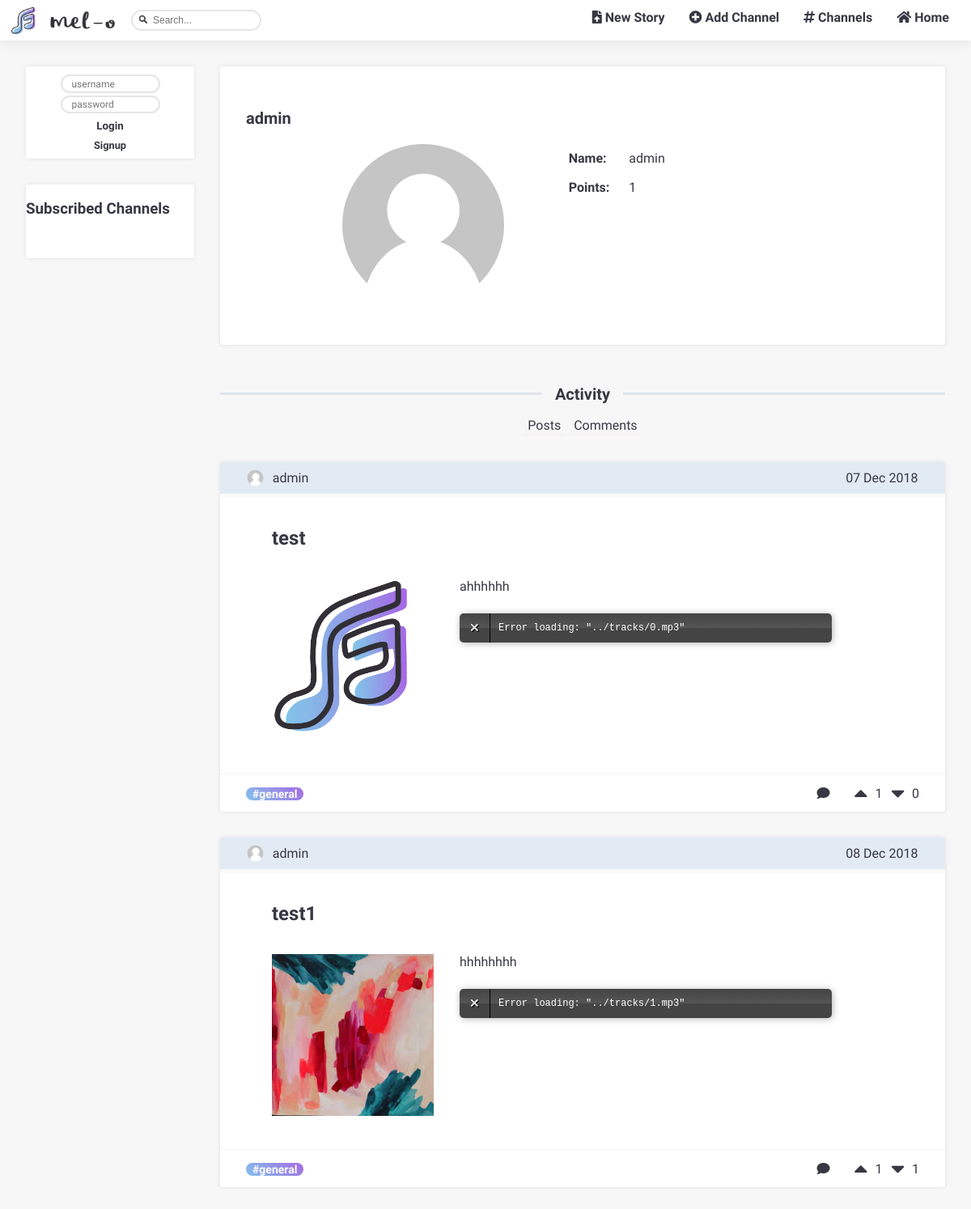
/pages/profile.php?user=admin, run on an earlier commit of the app's database.
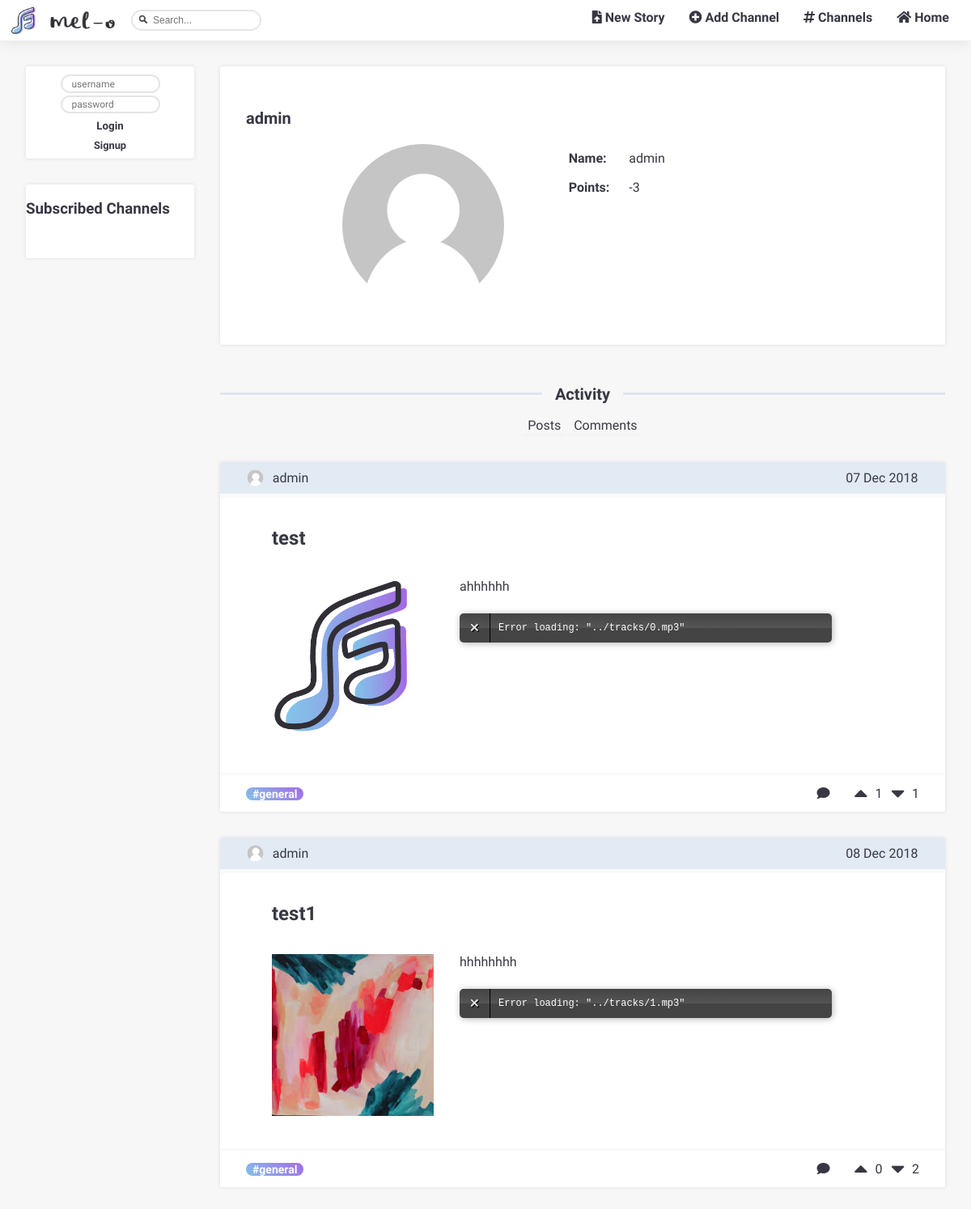
And on a later commit of the database.
### tables this page shows
CREATE TABLE users (
  username VARCHAR PRIMARY KEY,
  password VARCHAR,
  name VARCHAR,
  birth_day INTEGER,
  gender VARCHAR,
  email VARCHAR,
  nationality VARCHAR,
  points INTEGER
);

CREATE TABLE stories (
  id INTEGER PRIMARY KEY,
  title VARCHAR,
  text VARCHAR,
  author VARCHAR REFERENCES users,
  datetime DATETIME,
  upvotes INTEGER,
  downvotes INTEGER,
  channel VARCHAR REFERENCES channels
);

### database/db_account.php (called while the page is built, shortened)
<?php
  include('../database/db_connection.php');
  function getUserData($username)
  {
    global $db;
    $stmt = $db->prepare('SELECT *
                         FROM users WHERE username = ?');
    $stmt->execute(array($username));
    return $stmt->fetchAll();
  }
?>

### database/db_stories.php (called while the page is built, shortened)
<?php
  include('../database/db_connection.php');
  function getStoriesByUser($user) {
    global $db;
    $stmt = $db->prepare('SELECT * FROM stories WHERE author = ?');
    $stmt->execute(array($user));
    return $stmt->fetchAll();
  }
?>

### templates/tpl_stories.php (the view, shortened to what this page needs)
<?php
function draw_stories($stories) {
  ?>
    <section id="story_list">
    <?php foreach($stories as $story) {
      draw_story($story);  } ?>
  </section>
<?php } ?>
<?php function draw_story($story) {
  $date_str = $story['datetime'];
  $date = strtotime($date_str);
  ?>
  <article id="story" class = "blockStyle ">
    <header>
    <?php $igmsrc = getUserImage($story['author']);?>
      <img  id="userImage"  src=<?=$igmsrc?> width=20 height="20">
    <a href="../pages/profile.php?user=<?= $story['author'] ?>"><?= $story['author']?></a>
      <span id="date"> <?= date('d M Y',$date)?></span>
    </header>
    <hr class = "invisibleLine">
    <section id="body" class = "blockLayout">
      <h2><a href="../pages/story_page.php?story_id=<?=$story['id']?>"><?= $story['title']?></a></h2>
      <div id = "storyContent">
      <?php $igmsrc = getTrackImage( $story['id']);?>
      <img  id="trackImage"  src=<?=$igmsrc?> width="200" height="200">
        <div id = "storyTextAndTrack">
          <p> <?= $story['text']?></p>
        </div>
      </div>
    </section>
    <hr class = "footerSeparator">
    <footer>
    <span id="channel"><a href="../pages/channel_page.php?channel=<?= $story['channel'] ?>">#<?= $story['channel']?></a></span>
    <a href="../pages/story_page.php?story_id=<?=$story['id']?>"><i class="fas fa-comment"></i></a>
      <section id="upvote" data-storyid=<?=$story['id']?>>
        <button type="submit" class="voteup_btn" id="voteupBtn" user=<?=$_SESSION['username']?> action=1 story=<?=$story['id']?>>
          <i class="fas fa-caret-up fa-2x"></i>
        </button>
        <span id=numUpvotes><?= $story['upvotes']?></span>
      </section>
      <section id="downvote" data-storyid=<?=$story['id']?>>
        <button type="submit" class="votedown_btn" id="votedownBtn" user=<?=$_SESSION['username']?> action=0 story=<?=$story['id']?> >
          <i class="fas fa-caret-down fa-2x"></i>
        </button>
        <span id=numDownvotes><?= $story['downvotes']?></span>
    </footer>
  </article>
<?php
} ?>
<?php include_once('../templates/tpl_account.php');
?>

### pages/profile.php (shortened to what this page needs)
<?php
    include_once('../templates/tpl_common.php');
    include_once('../templates/tpl_account.php');
    include_once('../templates/tpl_profile.php');
    include_once('../templates/tpl_stories.php');
    include_once('../database/db_stories.php');
    include_once('../database/db_account.php');
    $username = $_GET['user'];
    $userdata = getUserData($username);
    if(!empty($userdata))
    {
        $subbed_channels = getSubbedChannels($username);
        draw_header($username);
        draw_sidebar($subbed_channels, false);
        printProfile($userdata[0]);
    }
    else
    {
        draw_header(null);
        draw_sidebar(null, true);
        printProfileError($username);
    }
    draw_footer();
?>

### templates/tpl_common.php (shortened to what this page needs)
<?php function draw_header($username) { ?>
  <!DOCTYPE html>
  <html>
    <head>
      <link rel="stylesheet" href="../css/style.css">
      <link rel="stylesheet" href="https://use.fontawesome.com/releases/v5.3.1/css/all.css">
    </head>
    <body>
      <div class = "navBar">
        <nav class="tabs">
          <ul>
            <li><a href="../pages/mainpage.php"><i class="fas fa-home"></i> Home</a></li>
            <li><a href="../pages/channels_list.php"><i class="fas fa-hashtag"></i> Channels</a></li>
            <?php if ($username != NULL) { ?>
              <li><a href="../pages/add_channel.php?username=<?= $username ?>"><i class="fas fa-plus-circle"></i> Add Channel</a></li>
              <li><a href="../pages/upload.php?username=<?= $username ?>"><i class="fas fa-file-upload"></i> New Story</a></li>
            <?php } ?>
          </ul>
          <form method="GET" action="../pages/search.php">
            <input type="text" name="search" class="inputField" placeholder="Search..." required>
          </form>
          <a href="../pages/mainpage.php"><img id="logo" src= "../img/logo.png" height="40" width="40"/></a>
          <a href="../pages/mainpage.php"><img id="name" src= "../img/name.png" height="50" width="80"/></a>
        </nav>
      </div>
<?php }
?>
<?php function draw_footer() {  ?>
  </body>
</html>
<?php } ?>

### templates/tpl_account.php (shortened to what this page needs)
<?php function draw_sidebar($subbed_channels, $sort) {
?>
  <section id="sidebar" >
    <?php
      draw_sidebar_login();
      draw_sidebar_subs($subbed_channels);
    ?>
  </section>
<?php } ?>
<?php
    function draw_sidebar_login() {
  if (isset($_SESSION['username']))
  {
    $username = $_SESSION['username'];?>
    <section id="sidebar_login" class="blockStyle">
      <?php $igmsrc = getUserImage($username);?>
        <img  id="userImage"  src=<?=$igmsrc?> width=40 height="40">
        <a href="../pages/edit_profile.php?user=<?= $username ?>"><?= $username ?></a>
        <div><a href="../actions/action_logout.php">Logout</a></div>
    </section>
  <?php }
  else
  { ?>
    <section id="sidebar_login" class = "blockStyle sidebar_notlogged">
        <form method="post" action="../actions/action_login.php">
        <input type="text" name="username" placeholder="username" class="inputField" required>
        <input type="password" name="password" placeholder="password" class="inputField" required>
        <input type="submit" value="Login" >
        <div><a href="../pages/signup.php">Signup</a></div>
        </form>
    </section>
    <?php }
} ?>
<?php function draw_sidebar_subs($subbed_channels) { ?>
    <section id="sidebar_subs" class= "blockStyle">
    <?php if (isset($_SESSION['username'])) {?>
      <span id=h1><a href="../pages/subfeed.php">Subscribed Channels</a></span>
    <?php } else {?>
      <h1>Subscribed Channels</h1>
    <?php } ?>
    </section>
<?php
} ?>
<?php
function getUserImage($username){
  if(file_exists("../img/users/originals/$username.png")){
   $img = "../img/users/originals/$username.png";
  }else  $img = "../img/unknownuser.png";
  return $img;
}?>
<?php
function getTrackImage($username){
  if(file_exists("../img/stories/originals/$username.png")){
   $img = "../img/stories/originals/$username.png";
  }else  $img = "../img/templatetrackcover.png";
  return $img;
}?>

### templates/tpl_profile.php (shortened to what this page needs)
<?php function printProfile($userdata) {  ?>
  <section id="profile" class= "page">
    <section id="profileInf" class= " blockLayout blockStyle">
      <span id="username"><h1><?=$userdata['username']?></h1></span>
      <div id ="info">
          <?php $igmsrc = getUserImage($userdata['username']);?>
          <img  id="uploadedImage"  src=<?=$igmsrc?> width=200 height="200">
            <div id ="personalData">
            <?php if($userdata['name'] !== ""){?>
            <span><b>Name: </b></span><span><?=$userdata['name']?></span>
            <?php } ?>
            <span><b>Points: </b></span><span><?=$userdata['points']?></span>
  </section>
  <?php draw_activity($userdata['username']);?>
<?php } ?>
<?php
include('../templates/tpl_stories.php');
include('../database/db_stories.php');
function draw_activity($username) { ?>
  <div id="activityDiv">
    <hr>
    <span id="activityTitle"><h1>Activity</h1></span>
    <hr>
  </div>
  <div id ="links">
    <input type="button" value="Posts" id="Posts" onclick="loadPostsActivity(event)" />
    <input type="button" value="Comments" id="Comments"  onclick="loadPostsActivity(event)" />
  </div>
  <section id = "activity">
    <section id = "posts" style="display:inline;">
    <?php draw_stories(getStoriesByUser($username)) ?>
    </section>
  </section>
  <?php
} ?>

What changed in the data, as far as the page shows it:
changed users "admin": points "1" → "-3"
changed stories "test": downvotes "0" → "1"
changed stories "test1": upvotes "1" → "0"; downvotes "1" → "2"
